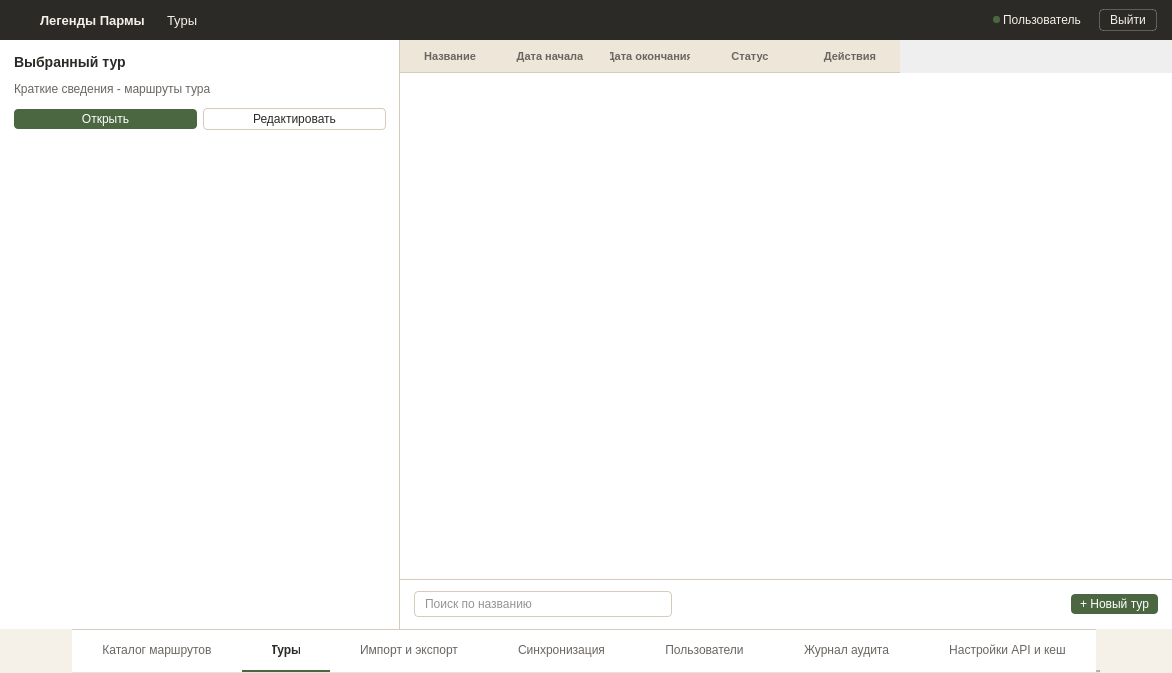
<?xml version="1.0" encoding="UTF-8"?>
<ui version="4.0">
 <class>MainWindow</class>
 <widget class="QMainWindow" name="MainWindow">
  <property name="geometry">
   <rect>
    <x>0</x>
    <y>0</y>
    <width>1172</width>
    <height>673</height>
   </rect>
  </property>
  <property name="windowTitle">
   <string>ToursMasterDetail</string>
  </property>
  <property name="styleSheet">
   <string notr="true">#centralwidget {
    background-color: #F5F0E8;
}

#headerFrame { 
    background-color: #2C2A26; 
    border: none; 
}
#headerFrame QLabel { 
    color: #F5F0E8; 
}
#logout_btn {
    background-color: transparent;
    color: #F5F0E8;
    border: 1px solid rgba(255, 255, 255, 0.25);
    padding: 3px 10px;
    font-size: 12px;
    border-radius: 4px;
}
#logout_btn:hover {
    background-color: rgba(255, 255, 255, 0.08);
    border: 1px solid rgba(255, 255, 255, 0.4);
}
#logout_btn:pressed {
    background-color: rgba(255, 255, 255, 0.12);
    border: 1px solid rgba(255, 255, 255, 0.5);
}

#leftPanel {
    background-color: #FFFFFF;
    border-right: 1px solid #D4CBBE;
}
#lbl_selected_title {
    font-size: 14px;
    font-weight: 600;
    color: #2C2A26;
}
#lbl_selected_desc {
    font-size: 12px;
    color: #6B6560;
}

#btn_open_left {
    background-color: #4A6741;
    color: #FFFFFF;
    border: none;
    padding: 3px 9px;
    font-size: 12px;
    border-radius: 4px;
}
#btn_open_left:hover { background-color: #3D5636; }
#btn_open_left:pressed { background-color: #334A2E; }

#btn_edit_left {
    background-color: #FFFFFF;
    color: #2C2A26;
    border: 1px solid #D4CBBE;
    padding: 3px 9px;
    font-size: 12px;
    border-radius: 4px;
}
#btn_edit_left:hover { background-color: #F5F0E8; border: 1px solid #4A6741; }

#rightPanel {
    background-color: #FFFFFF;
}

QTableWidget {
    background-color: #FFFFFF;
    alternate-background-color: #FAF8F3;
    border: none;
    outline: none;
}
QHeaderView::section {
    background-color: #EDE6D9;
    color: #6B6560;
    font-size: 11px;
    font-weight: 600;
    border: none;
    border-bottom: 1px solid #D4CBBE;
    padding: 7px 10px;
    text-align: left;
}
QTableWidget::item {
    border-bottom: 1px solid #D4CBBE;
    padding: 7px 10px;
    color: #2C2A26;
    font-size: 12px;
}
QTableWidget::item:hover {
    background-color: #EDE6D9;
}
QTableWidget::item:selected {
    background-color: #E8EDE4;
    color: #2C2A26;
}

QTableWidget QPushButton {
    background-color: #FFFFFF;
    color: #2C2A26;
    border: 1px solid #D4CBBE;
    border-radius: 4px;
    padding: 3px 9px;
    font-size: 12px;
}
QTableWidget QPushButton:hover {
    background-color: #F5F0E8;
    border: 1px solid #4A6741;
}

#searchInput {
    padding: 4px 8px;
    font-size: 12px;
    border-radius: 4px;
    border: 1px solid #D4CBBE;
    background-color: #FFFFFF;
    color: #2C2A26;
    min-width: 160px;
    max-width: 240px;
}
#searchInput:hover { border: 1px solid #B8AE9E; }
#searchInput:focus { border: 1px solid #4A6741; }

#btn_new_tour {
    background-color: #4A6741;
    color: #FFFFFF;
    border: none;
    padding: 3px 9px;
    font-size: 12px;
    border-radius: 4px;
}
#btn_new_tour:hover { background-color: #3D5636; }
#btn_new_tour:pressed { background-color: #334A2E; }

QTabWidget::panel { border: none; background-color: #FFFFFF; }
QTabBar { background-color: #FFFFFF; border: none; }
QTabBar::tab { 
    height: 40px; 
    background-color: #FFFFFF; 
    color: #6B6560; 
    font-size: 12px; 
    font-weight: normal; 
    padding: 0px 30px; 
    border: none; 
    border-bottom: 2px solid transparent; 
    border-top: 1px solid #D4CBBE;
    text-align: center; 
}
QTabBar::tab:hover { color: #2C2A26; }
QTabBar::tab:selected { color: #2C2A26; font-weight: 600; border-bottom: 2px solid #4A6741; }</string>
  </property>
  <widget class="QWidget" name="centralwidget">
   <layout class="QVBoxLayout" name="verticalLayout">
    <property name="spacing">
     <number>0</number>
    </property>
    <property name="leftMargin">
     <number>0</number>
    </property>
    <property name="topMargin">
     <number>0</number>
    </property>
    <property name="rightMargin">
     <number>0</number>
    </property>
    <property name="bottomMargin">
     <number>0</number>
    </property>
    <item>
     <widget class="QFrame" name="headerFrame">
      <property name="minimumSize">
       <size>
        <width>0</width>
        <height>40</height>
       </size>
      </property>
      <property name="maximumSize">
       <size>
        <width>16777215</width>
        <height>40</height>
       </size>
      </property>
      <layout class="QHBoxLayout" name="horizontalLayout">
       <property name="spacing">
        <number>0</number>
       </property>
       <property name="leftMargin">
        <number>15</number>
       </property>
       <property name="topMargin">
        <number>0</number>
       </property>
       <property name="rightMargin">
        <number>15</number>
       </property>
       <property name="bottomMargin">
        <number>0</number>
       </property>
       <item>
        <widget class="QPushButton" name="logo">
         <property name="minimumSize">
          <size>
           <width>22</width>
           <height>22</height>
          </size>
         </property>
         <property name="maximumSize">
          <size>
           <width>22</width>
           <height>22</height>
          </size>
         </property>
         <property name="styleSheet">
          <string notr="true">QPushButton { background: transparent; margin-right: 12px; border: none; }</string>
         </property>
         <property name="text">
          <string/>
         </property>
         <property name="icon">
          <iconset resource="../qrc/login_res.qrc">
           <normaloff>:/login/icons/logo.png</normaloff>:/login/icons/logo.png</iconset>
         </property>
         <property name="iconSize">
          <size>
           <width>18</width>
           <height>18</height>
          </size>
         </property>
        </widget>
       </item>
       <item>
        <widget class="QLabel" name="name">
         <property name="styleSheet">
          <string notr="true">font-size: 13px; font-weight: bold; margin-right: 15px;</string>
         </property>
         <property name="text">
          <string>Легенды Пармы</string>
         </property>
        </widget>
       </item>
       <item>
        <widget class="QLabel" name="name_chart">
         <property name="styleSheet">
          <string notr="true">font-size: 13px; margin-right: 10px;</string>
         </property>
         <property name="text">
          <string>Туры</string>
         </property>
        </widget>
       </item>
       <item>
        <spacer name="horizontalSpacer">
         <property name="orientation">
          <enum>Qt::Orientation::Horizontal</enum>
         </property>
         <property name="sizeHint" stdset="0">
          <size>
           <width>40</width>
           <height>20</height>
          </size>
         </property>
        </spacer>
       </item>
       <item>
        <widget class="QLabel" name="status_lb">
         <property name="minimumSize">
          <size>
           <width>7</width>
           <height>7</height>
          </size>
         </property>
         <property name="maximumSize">
          <size>
           <width>7</width>
           <height>7</height>
          </size>
         </property>
         <property name="styleSheet">
          <string notr="true">background-color: #4A6741; border-radius: 3px; border: none;</string>
         </property>
         <property name="text">
          <string/>
         </property>
        </widget>
       </item>
       <item>
        <widget class="QLabel" name="role_lb">
         <property name="styleSheet">
          <string notr="true">font-size: 12px; margin-right: 15px;</string>
         </property>
         <property name="text">
          <string>Пользователь</string>
         </property>
        </widget>
       </item>
       <item>
        <widget class="QPushButton" name="logout_btn">
         <property name="cursor">
          <cursorShape>PointingHandCursor</cursorShape>
         </property>
         <property name="text">
          <string>Выйти</string>
         </property>
        </widget>
       </item>
      </layout>
     </widget>
    </item>
    <item>
     <layout class="QHBoxLayout" name="mainLayout">
      <property name="spacing">
       <number>0</number>
      </property>
      <property name="leftMargin">
       <number>0</number>
      </property>
      <property name="topMargin">
       <number>0</number>
      </property>
      <property name="rightMargin">
       <number>0</number>
      </property>
      <property name="bottomMargin">
       <number>0</number>
      </property>
      <item>
       <widget class="QFrame" name="leftPanel">
        <property name="minimumSize">
         <size>
          <width>400</width>
          <height>0</height>
         </size>
        </property>
        <property name="maximumSize">
         <size>
          <width>280</width>
          <height>16777215</height>
         </size>
        </property>
        <layout class="QVBoxLayout" name="leftLayout">
         <property name="spacing">
          <number>12</number>
         </property>
         <property name="leftMargin">
          <number>14</number>
         </property>
         <property name="topMargin">
          <number>14</number>
         </property>
         <property name="rightMargin">
          <number>14</number>
         </property>
         <property name="bottomMargin">
          <number>14</number>
         </property>
         <item>
          <widget class="QLabel" name="lbl_selected_title">
           <property name="text">
            <string>Выбранный тур</string>
           </property>
          </widget>
         </item>
         <item>
          <widget class="QLabel" name="lbl_selected_desc">
           <property name="text">
            <string>Краткие сведения - маршруты тура</string>
           </property>
          </widget>
         </item>
         <item>
          <layout class="QHBoxLayout" name="leftButtonsLayout">
           <property name="spacing">
            <number>6</number>
           </property>
           <item>
            <widget class="QPushButton" name="btn_open_left">
             <property name="cursor">
              <cursorShape>PointingHandCursor</cursorShape>
             </property>
             <property name="text">
              <string>Открыть</string>
             </property>
            </widget>
           </item>
           <item>
            <widget class="QPushButton" name="btn_edit_left">
             <property name="cursor">
              <cursorShape>PointingHandCursor</cursorShape>
             </property>
             <property name="text">
              <string>Редактировать</string>
             </property>
            </widget>
           </item>
          </layout>
         </item>
         <item>
          <spacer name="leftSpacer">
           <property name="orientation">
            <enum>Qt::Orientation::Vertical</enum>
           </property>
           <property name="sizeHint" stdset="0">
            <size>
             <width>20</width>
             <height>40</height>
            </size>
           </property>
          </spacer>
         </item>
        </layout>
       </widget>
      </item>
      <item>
       <widget class="QFrame" name="rightPanel">
        <property name="sizePolicy">
         <sizepolicy hsizetype="Expanding" vsizetype="Preferred">
          <horstretch>1</horstretch>
          <verstretch>0</verstretch>
         </sizepolicy>
        </property>
        <layout class="QVBoxLayout" name="rightLayout">
         <property name="spacing">
          <number>0</number>
         </property>
         <property name="leftMargin">
          <number>0</number>
         </property>
         <property name="topMargin">
          <number>0</number>
         </property>
         <property name="rightMargin">
          <number>0</number>
         </property>
         <property name="bottomMargin">
          <number>0</number>
         </property>
         <item>
          <widget class="QTableWidget" name="tableWidget">
           <property name="frameShape">
            <enum>QFrame::Shape::NoFrame</enum>
           </property>
           <property name="alternatingRowColors">
            <bool>true</bool>
           </property>
           <property name="selectionMode">
            <enum>QAbstractItemView::SelectionMode::SingleSelection</enum>
           </property>
           <property name="selectionBehavior">
            <enum>QAbstractItemView::SelectionBehavior::SelectRows</enum>
           </property>
           <property name="showGrid">
            <bool>false</bool>
           </property>
           <attribute name="horizontalHeaderStretchLastSection">
            <bool>false</bool>
           </attribute>
           <column>
            <property name="text">
             <string>Название</string>
            </property>
           </column>
           <column>
            <property name="text">
             <string>Дата начала</string>
            </property>
           </column>
           <column>
            <property name="text">
             <string>Дата окончания</string>
            </property>
           </column>
           <column>
            <property name="text">
             <string>Статус</string>
            </property>
           </column>
           <column>
            <property name="text">
             <string>Действия</string>
            </property>
           </column>
          </widget>
         </item>
         <item>
          <widget class="QFrame" name="filterBarFrame">
           <property name="minimumSize">
            <size>
             <width>0</width>
             <height>50</height>
            </size>
           </property>
           <property name="maximumSize">
            <size>
             <width>16777215</width>
             <height>50</height>
            </size>
           </property>
           <property name="styleSheet">
            <string notr="true">#filterBarFrame { border-top: 1px solid #D4CBBE; background-color: #FFFFFF; }</string>
           </property>
           <layout class="QHBoxLayout" name="filterBarLayout">
            <property name="spacing">
             <number>12</number>
            </property>
            <property name="leftMargin">
             <number>14</number>
            </property>
            <property name="topMargin">
             <number>0</number>
            </property>
            <property name="rightMargin">
             <number>14</number>
            </property>
            <property name="bottomMargin">
             <number>0</number>
            </property>
            <item>
             <widget class="QLineEdit" name="searchInput">
              <property name="placeholderText">
               <string>Поиск по названию</string>
              </property>
             </widget>
            </item>
            <item>
             <spacer name="filterBarSpacer">
              <property name="orientation">
               <enum>Qt::Orientation::Horizontal</enum>
              </property>
              <property name="sizeHint" stdset="0">
               <size>
                <width>40</width>
                <height>20</height>
               </size>
              </property>
             </spacer>
            </item>
            <item>
             <widget class="QPushButton" name="btn_new_tour">
              <property name="cursor">
               <cursorShape>PointingHandCursor</cursorShape>
              </property>
              <property name="text">
               <string>+ Новый тур</string>
              </property>
             </widget>
            </item>
           </layout>
          </widget>
         </item>
        </layout>
       </widget>
      </item>
     </layout>
    </item>
    <item alignment="Qt::AlignmentFlag::AlignHCenter">
     <widget class="QTabWidget" name="tabWidget">
      <property name="sizePolicy">
       <sizepolicy hsizetype="Maximum" vsizetype="Fixed">
        <horstretch>0</horstretch>
        <verstretch>0</verstretch>
       </sizepolicy>
      </property>
      <property name="minimumSize">
       <size>
        <width>0</width>
        <height>44</height>
       </size>
      </property>
      <property name="maximumSize">
       <size>
        <width>16777215</width>
        <height>44</height>
       </size>
      </property>
      <property name="tabPosition">
       <enum>QTabWidget::TabPosition::North</enum>
      </property>
      <property name="currentIndex">
       <number>1</number>
      </property>
      <property name="usesScrollButtons">
       <bool>false</bool>
      </property>
      <property name="tabsClosable">
       <bool>false</bool>
      </property>
      <property name="drawBase" stdset="0">
       <bool>false</bool>
      </property>
      <widget class="QWidget" name="tab_8">
       <attribute name="title">
        <string>Каталог маршрутов</string>
       </attribute>
      </widget>
      <widget class="QWidget" name="tab_9">
       <attribute name="title">
        <string>Туры</string>
       </attribute>
      </widget>
      <widget class="QWidget" name="tab_10">
       <attribute name="title">
        <string>Импорт и экспорт</string>
       </attribute>
      </widget>
      <widget class="QWidget" name="tab_11">
       <attribute name="title">
        <string>Синхронизация</string>
       </attribute>
      </widget>
      <widget class="QWidget" name="tab_12">
       <attribute name="title">
        <string>Пользователи</string>
       </attribute>
      </widget>
      <widget class="QWidget" name="tab_13">
       <attribute name="title">
        <string>Журнал аудита</string>
       </attribute>
      </widget>
      <widget class="QWidget" name="tab_14">
       <attribute name="title">
        <string>Настройки API и кеш</string>
       </attribute>
      </widget>
     </widget>
    </item>
   </layout>
  </widget>
 </widget>
 <resources>
  <include location="../qrc/login_res.qrc"/>
 </resources>
 <connections/>
</ui>
